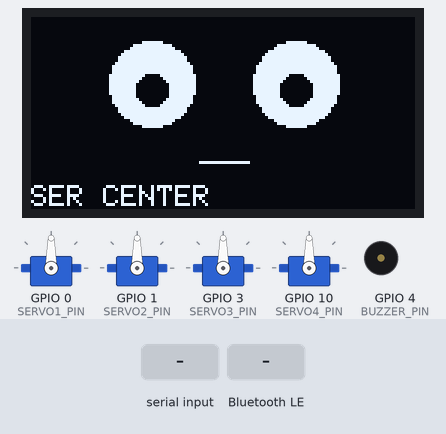
Bench run of a sketch on a simulated ESP32. Parts: 4 × servo, 128×64 one-colour display, buzzer (waves = sounding). The inputs (shaded band) are chosen by the test bench. Nothing arrives over Bluetooth unless stated; a phone connects over Bluetooth LE 3 s after start; what the sketch prints to the serial monitor is not drawn.

Above: at 3.3 s.
3.4 s: "LEFT\n" received over Serial
At 5.25 s:
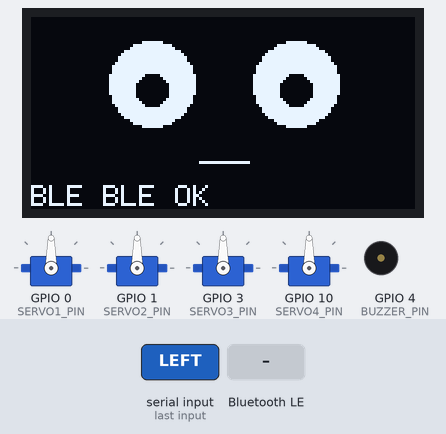
5.3 s: Bluetooth LE write "RIGHT" received
At 5.77 s:
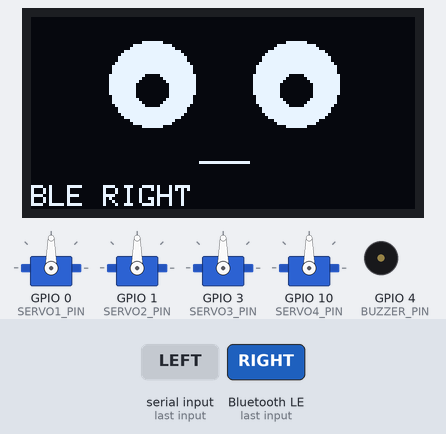
7.3 s: Bluetooth LE write "WALK" received
At 7.79 s:
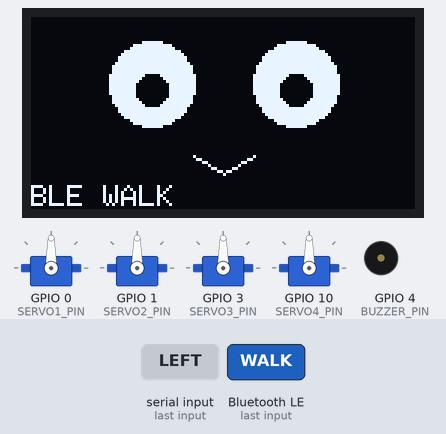
9.3 s: "BEEP\n" received over Serial
At 11.15 s:
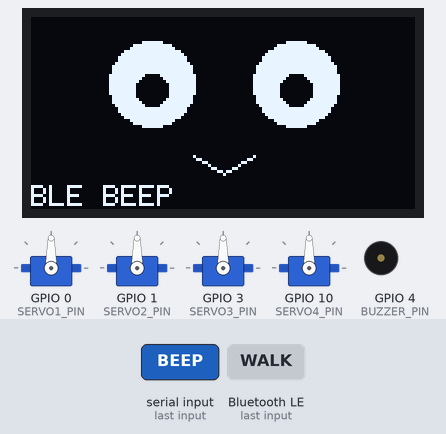
11.2 s: Bluetooth LE write "BACK" received
At 11.66 s:
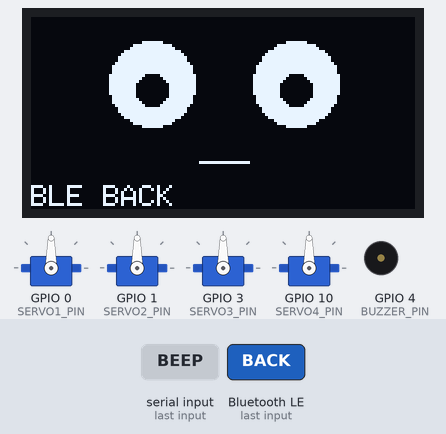
13.2 s: "STOP\n" received over Serial
At 14.7 s:
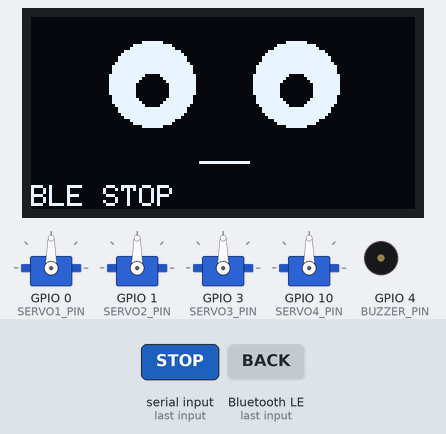
Timing chart, 0 to 16.2 s (numbered marks = the images above; inputs shaded):
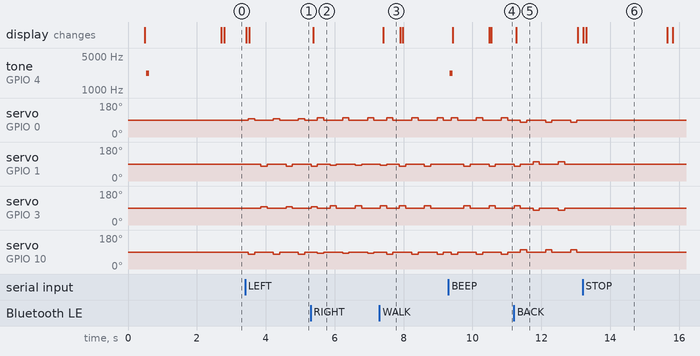

Measured:
- after the input at 3.4 s, servo on GPIO 0 (SERVO1_PIN): alternates 96° for 0.19 s and 90° for 0.54 s, starting after 0.09 s; servo on GPIO 1 (SERVO2_PIN): alternates 90° for 0.55 s and 78° for 0.18 s, starting after 0.46 s
- after the input at 5.3 s, the display: changes after 0.08 s (image 2)
- after the input at 7.3 s, the display: changes after 0.11 s (image 3)
- after the input at 9.3 s, tone on GPIO 4 (BUZZER_PIN): silent → 2232 Hz at once, → silent 0.08 s later; the display: changes after 0.12 s (image 4)
- after the input at 11.2 s, the display: changes after 0.08 s (image 5)
- after the input at 13.2 s, servo on GPIO 0 (SERVO1_PIN), servo on GPIO 1 (SERVO2_PIN), servo on GPIO 3 (SERVO3_PIN), servo on GPIO 10 (SERVO4_PIN): stops changing and stays 90°; the display: first differs from a run without the input after 0.10 s (image 6)
- what the display in image 3 shows lasts 0.5 s, from 7.4 s to 7.9 s

The sketch:

09_complete.ino
```cpp
// Albert Mini. Current workshop robot.
// Organizer: Robotics & Automation Club, TSEC. Aurigen hosts this lab page. Aurigen is not the organizer.
// Reference implementation. Not labeled as final-tested hardware validation.
// Module 09. Complete reference firmware.
// Combines servos, SH1106 eyes, BLE AlbertMini, buzzer, poses, gait, parser.
// No PCA9685. Direct GPIO PWM.

#include <Wire.h>
#include <Adafruit_GFX.h>
#include <Adafruit_SH110X.h>
#include <ESP32Servo.h>
#include <BLEDevice.h>
#include <BLEServer.h>
#include <BLEUtils.h>
#include <BLE2902.h>

// Current workshop robot. GPIO is SIGNAL only. Do not power a servo from a GPIO pin.
// Servo 1 GPIO 0 | Servo 2 GPIO 1 | Servo 3 GPIO 3 | Servo 4 GPIO 10
// Buzzer GPIO 4 (not a servo) | OLED SH1106 SDA GPIO 8 SCL GPIO 9 addr 0x3C

#define SERVO1_PIN 0
#define SERVO2_PIN 1
#define SERVO3_PIN 3
#define SERVO4_PIN 10
#define BUZZER_PIN 4
#define OLED_SDA 8
#define OLED_SCL 9
#define OLED_ADDR 0x3C
#define OLED_WIDTH 128
#define OLED_HEIGHT 64

#define BLE_NAME "AlbertMini"
#define BLE_SERVICE_UUID "6E400001-B5A3-F393-E0A9-E50E24DCCA9E"
#define BLE_RX_UUID "6E400002-B5A3-F393-E0A9-E50E24DCCA9E"
#define BLE_TX_UUID "6E400003-B5A3-F393-E0A9-E50E24DCCA9E"

#define CENTER_ANGLE 90
#define STEP_ANGLE 12
#define STEP_TIME 180
#define SERVO_MIN 50
#define SERVO_MAX 130
#define SERVO_PULSE_MIN 500
#define SERVO_PULSE_MAX 2400
#define SERIAL_BAUD 115200

Adafruit_SH1106G display(OLED_WIDTH, OLED_HEIGHT, &Wire, -1);
Servo servos[4];
const int SERVO_PINS[4] = {SERVO1_PIN, SERVO2_PIN, SERVO3_PIN, SERVO4_PIN};
int servoOffsets[4] = {0, 0, 0, 0};
int current[4] = {CENTER_ANGLE, CENTER_ANGLE, CENTER_ANGLE, CENTER_ANGLE};

enum Mode {
  MODE_IDLE,
  MODE_WALK,
  MODE_BACK,
  MODE_LEFT,
  MODE_RIGHT,
  MODE_PUSHUPS,
  MODE_SWING,
  MODE_GALLOP
};

enum Face { FACE_NEUTRAL, FACE_HAPPY, FACE_ANGRY, FACE_SLEEPY, FACE_BLINK };

Mode mode = MODE_IDLE;
Face face = FACE_NEUTRAL;
int phase = 0;
unsigned long lastStep = 0;
unsigned long lastBlink = 0;
unsigned long lastFace = 0;
String serialLine;
String statusLine = "CENTER";
volatile bool bleConnected = false;
BLECharacteristic *txChar = nullptr;

void attachServos() {
  for (int i = 0; i < 4; i++) {
    servos[i].setPeriodHertz(50);
    servos[i].attach(SERVO_PINS[i], SERVO_PULSE_MIN, SERVO_PULSE_MAX);
  }
}

void apply(const int *target) {
  for (int i = 0; i < 4; i++) {
    current[i] = constrain(target[i] + servoOffsets[i], SERVO_MIN, SERVO_MAX);
    servos[i].write(current[i]);
  }
}

void poseCenter() {
  int t[4] = {CENTER_ANGLE, CENTER_ANGLE, CENTER_ANGLE, CENTER_ANGLE};
  apply(t);
}

void poseRest() {
  int t[4] = {CENTER_ANGLE + 8, CENTER_ANGLE - 8, CENTER_ANGLE - 8, CENTER_ANGLE + 8};
  apply(t);
}

void poseStand() { poseCenter(); }

void poseSit() {
  int t[4] = {CENTER_ANGLE + 16, CENTER_ANGLE - 16, CENTER_ANGLE - 12, CENTER_ANGLE + 12};
  apply(t);
}

void poseDown() {
  int t[4] = {CENTER_ANGLE + 22, CENTER_ANGLE - 22, CENTER_ANGLE - 22, CENTER_ANGLE + 22};
  apply(t);
}

void beepOnce() {
  pinMode(BUZZER_PIN, OUTPUT);
  for (int i = 0; i < 180; i++) {
    digitalWrite(BUZZER_PIN, HIGH);
    delayMicroseconds(220);
    digitalWrite(BUZZER_PIN, LOW);
    delayMicroseconds(220);
  }
}

void drawFace() {
  display.clearDisplay();
  int lx = 40;
  int rx = 88;
  int ly = 22;
  int ry = 22;
  Face f = face;
  if (millis() - lastBlink < 90) f = FACE_BLINK;

  if (f == FACE_BLINK) {
    display.drawLine(lx - 12, ly, lx + 12, ly, SH110X_WHITE);
    display.drawLine(rx - 12, ry, rx + 12, ry, SH110X_WHITE);
  } else {
    display.fillCircle(lx, ly, 14, SH110X_WHITE);
    display.fillCircle(rx, ry, 14, SH110X_WHITE);
    display.fillCircle(lx, ly + 2, 5, 0);
    display.fillCircle(rx, ry + 2, 5, 0);
    if (f == FACE_ANGRY) {
      display.drawLine(lx - 14, 4, lx + 10, 12, SH110X_WHITE);
      display.drawLine(rx + 14, 4, rx - 10, 12, SH110X_WHITE);
    }
    if (f == FACE_SLEEPY) {
      display.fillRect(lx - 14, ly - 14, 28, 11, 0);
      display.fillRect(rx - 14, ry - 14, 28, 11, 0);
    }
  }
  if (f == FACE_HAPPY) {
    display.drawLine(54, 46, 64, 52, SH110X_WHITE);
    display.drawLine(64, 52, 74, 46, SH110X_WHITE);
  } else {
    display.drawLine(56, 48, 72, 48, SH110X_WHITE);
  }
  display.setTextSize(1);
  display.setTextColor(SH110X_WHITE);
  display.setCursor(0, 56);
  display.print(bleConnected ? "BLE " : "SER ");
  display.print(statusLine);
  display.display();
}

void gaitTick(int dir, int turn, int angle) {
  int a = angle * dir;
  int biasL = turn < 0 ? angle / 2 : 0;
  int biasR = turn > 0 ? angle / 2 : 0;
  int t[4] = {CENTER_ANGLE, CENTER_ANGLE, CENTER_ANGLE, CENTER_ANGLE};
  if (phase % 4 == 0) {
    t[0] = CENTER_ANGLE + a - biasL;
    t[3] = CENTER_ANGLE - a + biasR;
  } else if (phase % 4 == 2) {
    t[1] = CENTER_ANGLE - a + biasR;
    t[2] = CENTER_ANGLE + a - biasL;
  }
  apply(t);
  phase++;
}

void funTick() {
  if (mode == MODE_PUSHUPS) {
    if (phase % 2 == 0) poseStand();
    else poseDown();
    phase++;
  } else if (mode == MODE_SWING) {
    int s = (phase % 2 == 0) ? STEP_ANGLE : -STEP_ANGLE;
    int t[4] = {CENTER_ANGLE + s, CENTER_ANGLE + s, CENTER_ANGLE - s, CENTER_ANGLE - s};
    apply(t);
    phase++;
  } else if (mode == MODE_GALLOP) {
    gaitTick(1, 0, STEP_ANGLE + 6);
  }
}

void notify(const char *msg) {
  statusLine = msg;
  Serial.print("[cmd] ");
  Serial.println(msg);
  if (bleConnected && txChar != nullptr) {
    txChar->setValue(msg);
    txChar->notify();
  }
}

void printInfo() {
  Serial.println("Albert Mini pin map");
  Serial.println("S1 GPIO 0 | S2 GPIO 1 | S3 GPIO 3 | S4 GPIO 10");
  Serial.println("Buzzer GPIO 4 | OLED SH1106 SDA 8 SCL 9 addr 0x3C");
  Serial.print("BLE name ");
  Serial.println(BLE_NAME);
  Serial.println("Core: WALK STOP CENTER LEFT RIGHT BACK REST BEEP");
  Serial.println("Fun (complete firmware only): PUSHUPS SWING GALLOP");
  Serial.println("Debug (complete firmware only): INFO");
}

void handleCommand(String cmd) {
  cmd.trim();
  cmd.toUpperCase();
  if (cmd.length() == 0) return;
  phase = 0;

  if (cmd == "WALK") { mode = MODE_WALK; face = FACE_HAPPY; notify("WALK"); return; }
  if (cmd == "BACK") { mode = MODE_BACK; face = FACE_NEUTRAL; notify("BACK"); return; }
  if (cmd == "LEFT") { mode = MODE_LEFT; face = FACE_NEUTRAL; notify("LEFT"); return; }
  if (cmd == "RIGHT") { mode = MODE_RIGHT; face = FACE_NEUTRAL; notify("RIGHT"); return; }
  if (cmd == "STOP") { mode = MODE_IDLE; poseCenter(); face = FACE_NEUTRAL; notify("STOP"); return; }
  if (cmd == "CENTER") { mode = MODE_IDLE; poseCenter(); face = FACE_NEUTRAL; notify("CENTER"); return; }
  if (cmd == "REST") { mode = MODE_IDLE; poseRest(); face = FACE_SLEEPY; notify("REST"); return; }
  if (cmd == "BEEP") { beepOnce(); notify("BEEP"); return; }
  if (cmd == "PUSHUPS") { mode = MODE_PUSHUPS; face = FACE_ANGRY; notify("PUSHUPS"); return; }
  if (cmd == "SWING") { mode = MODE_SWING; face = FACE_HAPPY; notify("SWING"); return; }
  if (cmd == "GALLOP") { mode = MODE_GALLOP; face = FACE_HAPPY; notify("GALLOP"); return; }
  if (cmd == "INFO") { printInfo(); notify("INFO"); return; }

  Serial.print("Unknown command: ");
  Serial.println(cmd);
}

class ServerCbs : public BLEServerCallbacks {
  void onConnect(BLEServer *s) {
    (void)s;
    bleConnected = true;
    statusLine = "BLE OK";
    Serial.println("BLE connected");
  }
  void onDisconnect(BLEServer *s) {
    bleConnected = false;
    statusLine = "BLE lost";
    Serial.println("BLE disconnected. If this happened while servos moved, check power first.");
    s->startAdvertising();
  }
};

class RxCbs : public BLECharacteristicCallbacks {
  void onWrite(BLECharacteristic *c) {
    String value;
#if defined(ESP_ARDUINO_VERSION_MAJOR) && (ESP_ARDUINO_VERSION_MAJOR >= 3)
    value = c->getValue();
#else
    value = String(c->getValue().c_str());
#endif
    handleCommand(value);
  }
};

void setupBle() {
  BLEDevice::init(BLE_NAME);
  BLEServer *server = BLEDevice::createServer();
  server->setCallbacks(new ServerCbs());
  BLEService *service = server->createService(BLE_SERVICE_UUID);
  txChar = service->createCharacteristic(BLE_TX_UUID, BLECharacteristic::PROPERTY_NOTIFY);
  txChar->addDescriptor(new BLE2902());
  BLECharacteristic *rxChar = service->createCharacteristic(
    BLE_RX_UUID,
    BLECharacteristic::PROPERTY_WRITE | BLECharacteristic::PROPERTY_WRITE_NR
  );
  rxChar->setCallbacks(new RxCbs());
  service->start();
  BLEAdvertising *adv = BLEDevice::getAdvertising();
  adv->addServiceUUID(BLE_SERVICE_UUID);
  adv->setScanResponse(true);
  BLEDevice::startAdvertising();
  Serial.print("BLE advertising as ");
  Serial.println(BLE_NAME);
}

void setupOled() {
  Wire.begin(OLED_SDA, OLED_SCL);
  if (!display.begin(OLED_ADDR, true)) {
    Serial.println("SH1106 not found. Motion and BLE still run.");
    return;
  }
  drawFace();
}

void setup() {
  Serial.begin(SERIAL_BAUD);
  delay(400);
  pinMode(BUZZER_PIN, OUTPUT);
  digitalWrite(BUZZER_PIN, LOW);
  Serial.println("Module 09 complete reference firmware");
  Serial.println("Not labeled final-tested. Validate on your kit.");
  Serial.println("Phone -> BLE AlbertMini -> parser -> robot");
  Serial.println("Serial is debug fallback. Same command words.");
  printInfo();
  attachServos();
  poseCenter();
  setupOled();
  setupBle();
  beepOnce();
}

void loop() {
  while (Serial.available()) {
    char ch = Serial.read();
    if (ch == '\n' || ch == '\r') {
      if (serialLine.length()) {
        Serial.println("[serial debug]");
        handleCommand(serialLine);
        serialLine = "";
      }
    } else {
      serialLine += ch;
    }
  }

  unsigned long now = millis();
  if (now - lastBlink > 2600) lastBlink = now;

  if (now - lastStep >= (unsigned long)STEP_TIME) {
    lastStep = now;
    if (mode == MODE_WALK) gaitTick(1, 0, STEP_ANGLE);
    else if (mode == MODE_BACK) gaitTick(-1, 0, STEP_ANGLE);
    else if (mode == MODE_LEFT) gaitTick(1, -1, STEP_ANGLE);
    else if (mode == MODE_RIGHT) gaitTick(1, 1, STEP_ANGLE);
    else if (mode == MODE_PUSHUPS || mode == MODE_SWING || mode == MODE_GALLOP) funTick();
  }

  if (now - lastFace > 80) {
    lastFace = now;
    drawFace();
  }
}
```
